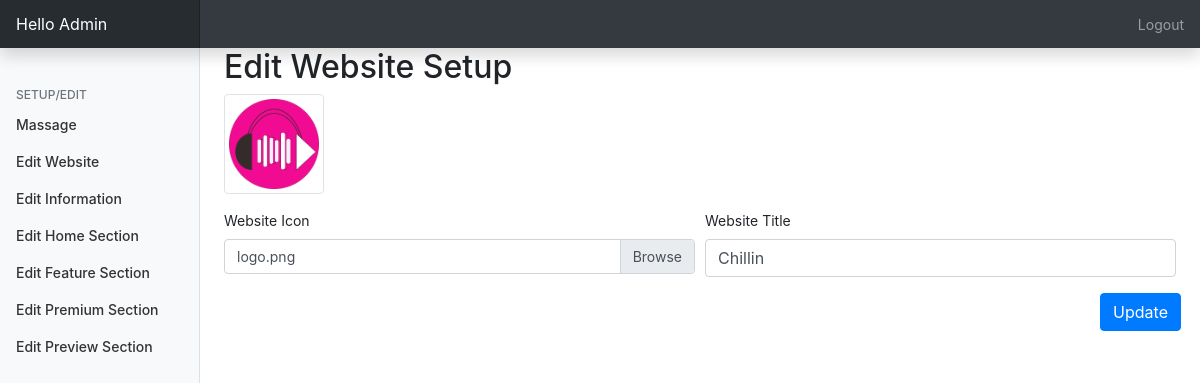
The page /admin/?editseo=true (signed in) on the database its author committed.
### tables this page shows
CREATE TABLE `information` (
  `id` int(11) NOT NULL,
  `logo_pic` varchar(250) NOT NULL,
  `app_name` varchar(250) NOT NULL,
  `app_pic` varchar(200) NOT NULL,
  `preview_pic1` varchar(200) NOT NULL,
  `preview_pic2` varchar(200) NOT NULL,
  `location` text NOT NULL,
  `mobile` varchar(200) NOT NULL,
  `emailid` varchar(200) NOT NULL
);

CREATE TABLE `basic_setup` (
  `id` int(11) NOT NULL,
  `title` varchar(250) NOT NULL,
  `icon` varchar(250) NOT NULL
);

### admin/php/seo.php (the view, shortened to what this page needs)
<h2>Edit Website Setup</h2>
<form method="post" action="php/useo.php" enctype="multipart/form-data">
    <div class="form-row">
        <div class="form-group col-md-12">
            <img src="../assets/img/<?=$data['icon']?>" class="img-thumbnail ooo">
        </div>
        <div class="form-group col-md-6">
            <label>Website Icon</label>
            <div class="custom-file">
                <label class="custom-file-label" for="projectpic">
                    <p><?=$data['icon']?></p>
                </label>
            </div>
        </div>
        <div class="form-group col-md-6 mt-auto">
            <label for="name">Website Title</label>
            <input
                type="name"
                name="title"
                value="<?=$data['title']?>"
                class="form-control"
                id="name"
                placeholder="">
        </div>
        <div class="form-group ml-auto">
            <input type="submit" name="seo" class="btn btn-primary" value="Update">
        </div>
    </form>

### admin/css/dashboard.css (style rules this page uses)
body { font-size: .875rem; }

### admin/index.php (style rules this page uses)
.ooo { height: 100px; }

### rows shown on the page
information: basic_setup.icon (picture), basic_setup.icon "logo.png", title "Chillin"

### other values the page prints
$_SESSION['username'] "Admin"
